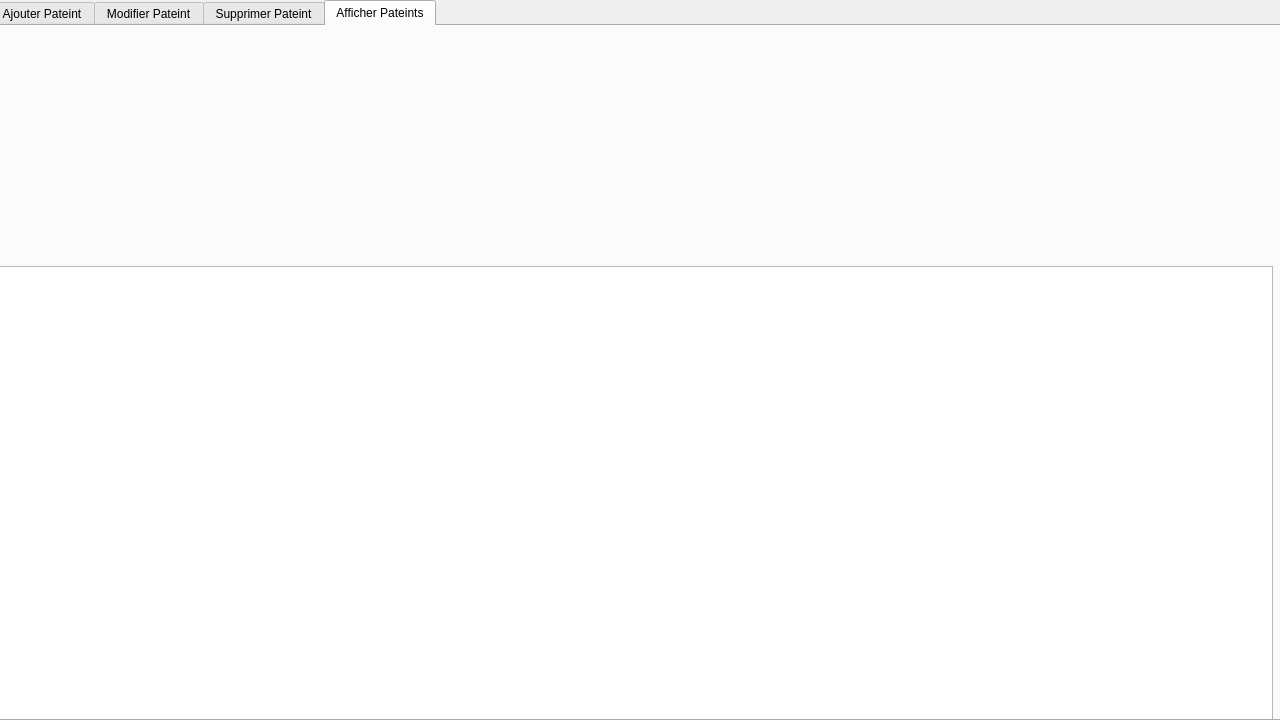
<?xml version="1.0" encoding="UTF-8"?>
<ui version="4.0">
 <class>patients</class>
 <widget class="QDialog" name="patients">
  <property name="geometry">
   <rect>
    <x>0</x>
    <y>0</y>
    <width>1280</width>
    <height>720</height>
   </rect>
  </property>
  <property name="minimumSize">
   <size>
    <width>1280</width>
    <height>720</height>
   </size>
  </property>
  <property name="maximumSize">
   <size>
    <width>1280</width>
    <height>720</height>
   </size>
  </property>
  <property name="baseSize">
   <size>
    <width>1280</width>
    <height>720</height>
   </size>
  </property>
  <property name="windowTitle">
   <string>MED++</string>
  </property>
  <widget class="QTabWidget" name="tabWidget">
   <property name="geometry">
    <rect>
     <x>-10</x>
     <y>0</y>
     <width>1291</width>
     <height>721</height>
    </rect>
   </property>
   <property name="currentIndex">
    <number>3</number>
   </property>
   <widget class="QWidget" name="tab">
    <attribute name="title">
     <string>Ajouter Pateint</string>
    </attribute>
    <widget class="QWidget" name="widget" native="true">
     <property name="geometry">
      <rect>
       <x>0</x>
       <y>0</y>
       <width>1281</width>
       <height>701</height>
      </rect>
     </property>
     <property name="styleSheet">
      <string notr="true">QWidget#widget{
	background-image: url(:/AjPat.png);
}
</string>
     </property>
     <widget class="QWidget" name="widget_2" native="true">
      <property name="geometry">
       <rect>
        <x>1100</x>
        <y>410</y>
        <width>121</width>
        <height>41</height>
       </rect>
      </property>
     </widget>
     <widget class="QWidget" name="widget_3" native="true">
      <property name="geometry">
       <rect>
        <x>1150</x>
        <y>60</y>
        <width>111</width>
        <height>41</height>
       </rect>
      </property>
      <widget class="QPushButton" name="retour">
       <property name="geometry">
        <rect>
         <x>0</x>
         <y>0</y>
         <width>111</width>
         <height>41</height>
        </rect>
       </property>
       <property name="styleSheet">
        <string notr="true">QPushButton{
border-style:solid;

background-color:#AARRGGBB ;
color:#fff;
border-radius:7px;
}

</string>
       </property>
       <property name="text">
        <string/>
       </property>
      </widget>
     </widget>
     <widget class="QPushButton" name="save">
      <property name="geometry">
       <rect>
        <x>1100</x>
        <y>400</y>
        <width>121</width>
        <height>51</height>
       </rect>
      </property>
      <property name="styleSheet">
       <string notr="true">QPushButton{
border-style:solid;

background-color:#AARRGGBB ;
color:#fff;
border-radius:7px;
}
</string>
      </property>
      <property name="text">
       <string/>
      </property>
     </widget>
    </widget>
   </widget>
   <widget class="QWidget" name="tab_2">
    <attribute name="title">
     <string>Modifier Pateint</string>
    </attribute>
    <widget class="QWidget" name="widget_6" native="true">
     <property name="geometry">
      <rect>
       <x>0</x>
       <y>0</y>
       <width>1281</width>
       <height>711</height>
      </rect>
     </property>
     <property name="styleSheet">
      <string notr="true">QWidget#widget_6
{
background-image: url(:/ModPat.png);
}
</string>
     </property>
     <widget class="QPushButton" name="pushButton_2">
      <property name="geometry">
       <rect>
        <x>600</x>
        <y>170</y>
        <width>121</width>
        <height>41</height>
       </rect>
      </property>
      <property name="styleSheet">
       <string notr="true">QPushButton{
border-style:solid;

background-color:#AARRGGBB ;
color:#fff;
border-radius:7px;
}


</string>
      </property>
      <property name="text">
       <string/>
      </property>
     </widget>
     <widget class="QPushButton" name="retour_2">
      <property name="geometry">
       <rect>
        <x>1150</x>
        <y>60</y>
        <width>111</width>
        <height>41</height>
       </rect>
      </property>
      <property name="styleSheet">
       <string notr="true">QPushButton{
border-style:solid;

background-color:#AARRGGBB ;
color:#fff;
border-radius:7px;
}

</string>
      </property>
      <property name="text">
       <string/>
      </property>
     </widget>
     <widget class="QPushButton" name="pushButton_4">
      <property name="geometry">
       <rect>
        <x>540</x>
        <y>170</y>
        <width>31</width>
        <height>31</height>
       </rect>
      </property>
      <property name="styleSheet">
       <string notr="true">QPushButton{
border-style:solid;

background-color:#AARRGGBB ;
color:#fff;
border-radius:7px;
}

</string>
      </property>
      <property name="text">
       <string/>
      </property>
     </widget>
     <widget class="QPushButton" name="pushButton_5">
      <property name="geometry">
       <rect>
        <x>1100</x>
        <y>410</y>
        <width>121</width>
        <height>41</height>
       </rect>
      </property>
      <property name="styleSheet">
       <string notr="true">QPushButton{
border-style:solid;

background-color:#AARRGGBB ;
color:#fff;
border-radius:7px;
}


</string>
      </property>
      <property name="text">
       <string/>
      </property>
     </widget>
    </widget>
   </widget>
   <widget class="QWidget" name="tab_3">
    <attribute name="title">
     <string>Supprimer Pateint</string>
    </attribute>
    <widget class="QWidget" name="widget_7" native="true">
     <property name="geometry">
      <rect>
       <x>0</x>
       <y>0</y>
       <width>1281</width>
       <height>691</height>
      </rect>
     </property>
     <property name="styleSheet">
      <string notr="true">QWidget#widget_7
{
background-image: url(:/SupPat.png);
}
</string>
     </property>
     <widget class="QWidget" name="widget_8" native="true">
      <property name="geometry">
       <rect>
        <x>1150</x>
        <y>60</y>
        <width>111</width>
        <height>41</height>
       </rect>
      </property>
      <widget class="QPushButton" name="pushButton_3">
       <property name="geometry">
        <rect>
         <x>0</x>
         <y>0</y>
         <width>111</width>
         <height>41</height>
        </rect>
       </property>
       <property name="styleSheet">
        <string notr="true">QPushButton{
border-style:solid;

background-color:#AARRGGBB ;
color:#fff;
border-radius:7px;
}</string>
       </property>
       <property name="text">
        <string/>
       </property>
      </widget>
     </widget>
     <widget class="QWidget" name="widget_9" native="true">
      <property name="geometry">
       <rect>
        <x>1120</x>
        <y>650</y>
        <width>121</width>
        <height>41</height>
       </rect>
      </property>
      <widget class="QPushButton" name="Delete">
       <property name="geometry">
        <rect>
         <x>0</x>
         <y>0</y>
         <width>121</width>
         <height>41</height>
        </rect>
       </property>
       <property name="styleSheet">
        <string notr="true">QPushButton{
border-style:solid;

background-color:#AARRGGBB ;
color:#fff;
border-radius:7px;
}</string>
       </property>
       <property name="text">
        <string/>
       </property>
      </widget>
     </widget>
    </widget>
   </widget>
   <widget class="QWidget" name="tab_4">
    <attribute name="title">
     <string>Afficher Pateints</string>
    </attribute>
    <widget class="QWidget" name="widget_4" native="true">
     <property name="geometry">
      <rect>
       <x>0</x>
       <y>0</y>
       <width>1281</width>
       <height>711</height>
      </rect>
     </property>
     <property name="styleSheet">
      <string notr="true">QWidget#widget_4
{

background-image: url(:/AffPat.png);
}</string>
     </property>
     <widget class="QTableView" name="TabPers">
      <property name="geometry">
       <rect>
        <x>0</x>
        <y>240</y>
        <width>1281</width>
        <height>461</height>
       </rect>
      </property>
      <property name="textElideMode">
       <enum>Qt::ElideMiddle</enum>
      </property>
     </widget>
     <widget class="QWidget" name="widget_5" native="true">
      <property name="geometry">
       <rect>
        <x>1150</x>
        <y>60</y>
        <width>120</width>
        <height>41</height>
       </rect>
      </property>
      <widget class="QPushButton" name="pushButton">
       <property name="geometry">
        <rect>
         <x>0</x>
         <y>-10</y>
         <width>111</width>
         <height>41</height>
        </rect>
       </property>
       <property name="styleSheet">
        <string notr="true">QPushButton{
border-style:solid;

background-color:#AARRGGBB ;
color:#fff;
border-radius:7px;
}</string>
       </property>
       <property name="text">
        <string/>
       </property>
      </widget>
     </widget>
    </widget>
   </widget>
  </widget>
 </widget>
 <resources/>
 <connections/>
</ui>
